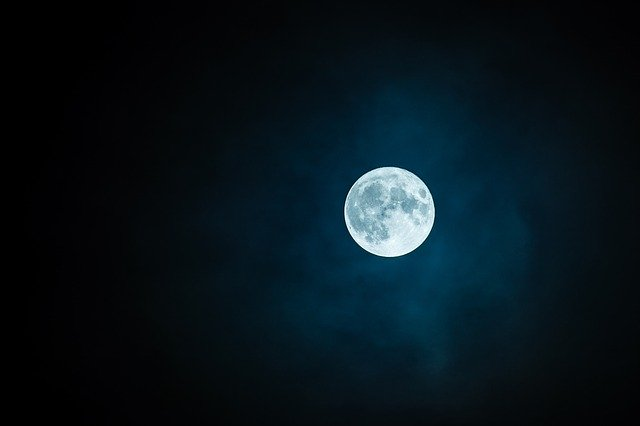
#> input picture Chapter 2. Image processing/images/landscape_1.jpg, 640 x 426 px
$ jupyter execute '2.1 IP tools.ipynb'
#> lines starting #> are read from the running program, lines starting #| are printed output that depends on the picture
# 2.1 Image processing tools

Image processing encompasses a number of techniques to improve the overall quality of an image (image smoothing, enhancement, etc.). Before going into those techniques in depth, it is useful to understand some basic concepts:

- Image histograms
- Brightness and contrast
- Binarization
- Look up tables

Next sections introduce those concepts in the context of a real problem.

## Problem context - Number-plate recognition

Recently, the University of Málaga (UMA) is having trouble with private parking access. Someone has hacked their access system, so cars without previous authorization are parking there.

UMA asked computer vision students for help to implement some more secure methods that have to be included in a new security system.

They provided some images of unauthorized plates to ease the software development: `car_plate_1.jpg`, `car_plate_2.jpg` and `car_plate_3.jpg`.

[cell 1]
import numpy as np
import cv2
import matplotlib.pyplot as plt
import matplotlib
from ipywidgets import interact, fixed, widgets
matplotlib.rcParams['figure.figsize'] = (15.0, 15.0)

images_path = './images/'

### Image histograms

And there we go! We are excited with the idea of developing a software to help UMA. For that, they provided us with a list of concepts and techniques that we have to master in order to design a successful plate recognition system.

The first one is such of **histogram**:

- A representation of the frequency of each color intensity appearing in the image.
- It is built by iterating over all the pixels in the image while counting the occurrence of each color. *Note that a RGB image has 3 histograms, one per channel.*
- It provides statistical information of the intensity distribution, like the image brightness or contrast.

The concepts of **brightness** and **contrast** are specially relevant for image processing:
- *brightness*: average intensity of image pixels, so dark images have a low brightness, while lighter ones have a high brightness.
- *contrast*: square distance of the intensities from the average, that is, a measure of the quality of the image given its usage of all the possible color intensities in the histogram.

Typically, a high quality image has a medium brightness and a high contrast.

The following code illustrates these first concepts with a few examples!

*Interesting functions: [numpy.ravel](https://docs.scipy.org/doc/numpy/reference/generated/numpy.ravel.html)*

[cell 2]
matplotlib.rcParams['figure.figsize'] = (15.0, 15.0)

# Read dark image and show it
image = cv2.imread(images_path + 'landscape_1.jpg',cv2.IMREAD_GRAYSCALE)
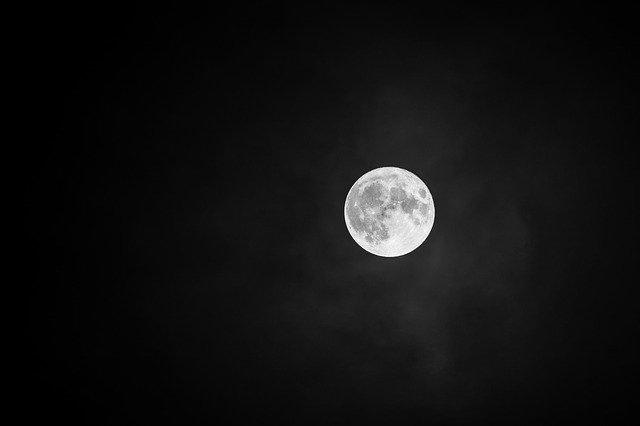
#> image: shape (426, 640); min 0, max 255, mean 17.1
plt.subplot(2,2,1)
plt.title("Dark image (low brightness, low contrast)")
plt.imshow(image, cmap='gray')

# Now, show its histogram
plt.subplot(2,2,2)
plt.title("Histogram")
plt.hist(image.ravel(),256,[0,256]) # ravel() returns a 1-D array, containing the elements of image

# Read light image and show it
image = cv2.imread(images_path + 'landscape_2.jpg',cv2.IMREAD_GRAYSCALE)
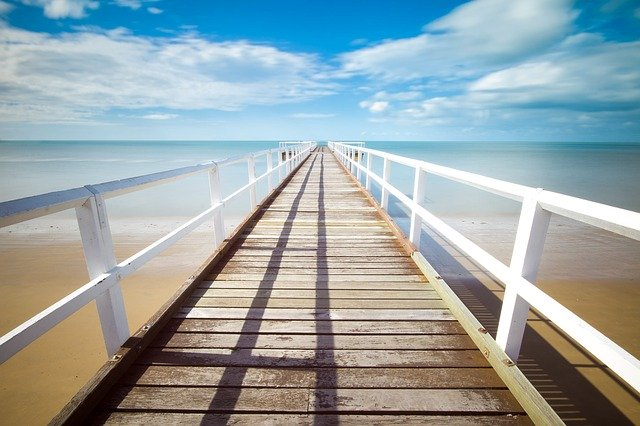
#> input picture Chapter 2. Image processing/images/landscape_2.jpg, 640 x 426 px
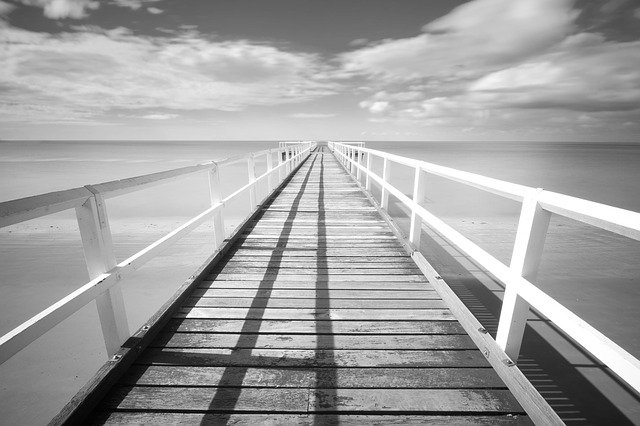
#> image: shape (426, 640); min 0, max 255, mean 160.5
plt.subplot(2,2,3)
plt.title("Light image (high brightness, higher contrast)")
plt.imshow(image, cmap='gray')

# Now, its histogram
plt.subplot(2,2,4)
plt.title("Histogram")
plt.hist(image.ravel(),256,[0,256]) # ravel() returns a 1-D array, containing the elements of image
plt.show()
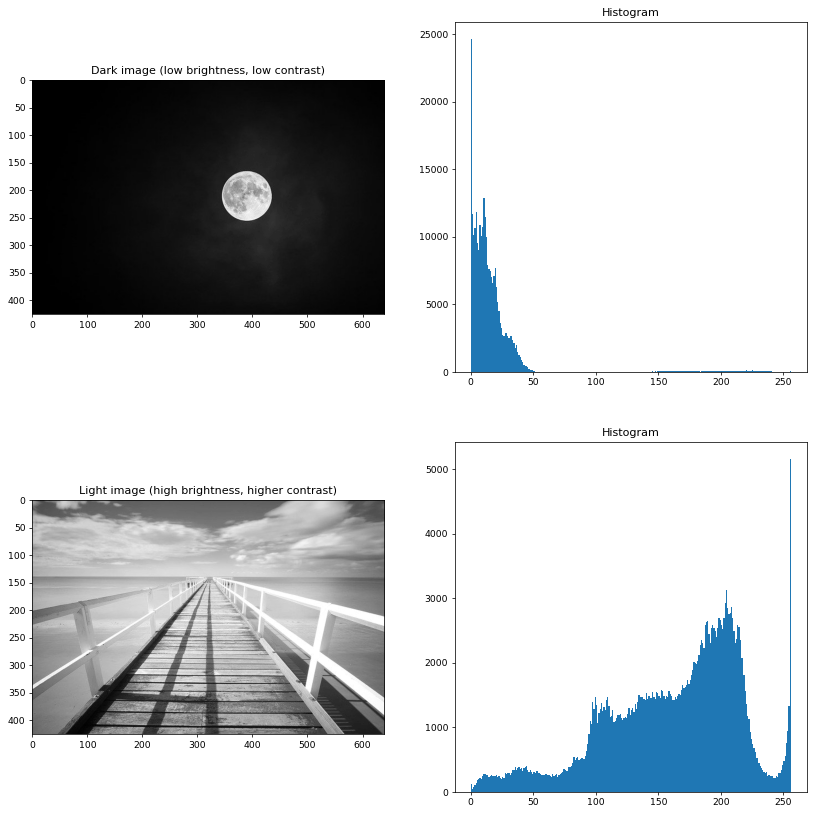
#> figure drawn by matplotlib, 4 panels; panel 2: tallest bar 24684 high, from x = 0 to 1; panel 4: tallest bar 5164 high, from x = 255 to 256

### Binarization

One of the utilities of histograms is the fit of thresholds for **binarization**. Binarization consists of assigning the "0" or black value to the pixels having an intensity value under a given threshold (`th`), and "1" or white value to those having an intensity over it. Formally:

$$
binarized(i,j)=\left\{\begin{matrix}
0 & \text{if } intensity(i,j) < th\\
1 & \text{otherwise}
\end{matrix}\right. \ \ \ \forall i \in [0 \dots n\_rows], j \in [0 \dots n\_cols]
$$

In our context, binarization can be a great tool for separating characters appearing on the plate (with a dark color) from the rest of the plate (with a lighter one). This will remove unnecessary information within the image. So let's implement it!

**<span style="color:red">EXERCISE 2.1.1 -- </span>** Read the image `car_plate_1.jpg` and crop it to a rectangle containing the plate.

[cell 3]
# ** EX_2.1.1 **
# Load the image, crop it around the car plate and show it
# Write your code here!

Now, we are going to use the first concept we learned, histograms, to see if the image is easily binarizable, i.e. if the intensity of the pixels in the image are roughly grouped around two different values.

**<span style="color:red">EXERCISE 2.1.2 -- </span>** Show the histogram of `image`. *Tip: [plot histogram using matplotlib](https://matplotlib.org/3.2.0/api/_as_gen/matplotlib.pyplot.hist.html), bins and range parameters are very important!*

[cell 4]
# ** EX_2.1.2 **
# Compute the image histogram and show it
# Write your code here!

- According to your (growing) expertise, could we correctly binarize this image?
- Which threshold should we use?

Now that we have some cues about how to binarize an image, let's take a look through [OpenCV documentation](https://docs.opencv.org/master/d7/d4d/tutorial_py_thresholding.html) to develop it.

**<span style="color:red">EXERCISE 2.1.3 -- </span>** Implement a function that:
- takes a gray image and a threshold as inputs,
- binarizes the image,
- and displays it!

[cell 5]
# ** EX_2.1.3 **
# Implement a function that binarizes an image and displays it
def binarize(image,threshold):
    """ Binarizes an input image and returns it.

        Args:
            image: Input image to be binarized
            threshold: Pixels with intensity values under this parameters
                    are set to 0 (black), and those over it to 255 (white).

        Returns:
            binarized: Binarized image
    """
    # Write your code here!

#### Extra! interacting with code

Jupyter has some interesting methods that allow interaction with our code, and we are going to leverage them throughout the course. Concretely, we will use the [interaction function](https://ipywidgets.readthedocs.io/en/latest/examples/Using%20Interact.html).

To play a bit with it, move the slider below to change the threshold value when calling the `binarize()` function.

[cell 6]
# Interact with the threshold value
interact(binarize, image=fixed(image), threshold=(0, 255, 25))
#> the sliders are set to image = <module 'ipywidgets.fixed_' fr, threshold = 127
